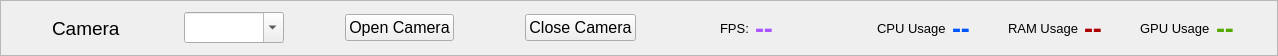
          <widget class="QFrame" name="frame_3">
           <property name="geometry">
            <rect>
             <x>0</x>
             <y>0</y>
             <width>1278</width>
             <height>56</height>
            </rect>
           </property>
           <property name="frameShape">
            <enum>QFrame::Shape::StyledPanel</enum>
           </property>
           <property name="frameShadow">
            <enum>QFrame::Shadow::Raised</enum>
           </property>
           <layout class="QHBoxLayout" name="horizontalLayout_5">
            <item>
             <spacer name="horizontalSpacer_4">
              <property name="orientation">
               <enum>Qt::Orientation::Horizontal</enum>
              </property>
              <property name="sizeHint" stdset="0">
               <size>
                <width>40</width>
                <height>20</height>
               </size>
              </property>
             </spacer>
            </item>
            <item>
             <widget class="QLabel" name="label_Camera">
              <property name="font">
               <font>
                <family>Segoe UI</family>
                <pointsize>14</pointsize>
               </font>
              </property>
              <property name="text">
               <string>Camera</string>
              </property>
             </widget>
            </item>
            <item>
             <spacer name="horizontalSpacer_5">
              <property name="orientation">
               <enum>Qt::Orientation::Horizontal</enum>
              </property>
              <property name="sizeHint" stdset="0">
               <size>
                <width>58</width>
                <height>20</height>
               </size>
              </property>
             </spacer>
            </item>
            <item>
             <widget class="QComboBox" name="cameraComboBox">
              <property name="font">
               <font>
                <family>Segoe UI</family>
                <pointsize>14</pointsize>
               </font>
              </property>
              <property name="editable">
               <bool>true</bool>
              </property>
             </widget>
            </item>
            <item>
             <spacer name="horizontalSpacer_6">
              <property name="orientation">
               <enum>Qt::Orientation::Horizontal</enum>
              </property>
              <property name="sizeHint" stdset="0">
               <size>
                <width>55</width>
                <height>20</height>
               </size>
              </property>
             </spacer>
            </item>
            <item>
             <widget class="QPushButton" name="openCamera">
              <property name="font">
               <font>
                <family>Segoe UI</family>
                <pointsize>12</pointsize>
               </font>
              </property>
              <property name="text">
               <string>Open Camera</string>
              </property>
             </widget>
            </item>
            <item>
             <spacer name="horizontalSpacer_7">
              <property name="orientation">
               <enum>Qt::Orientation::Horizontal</enum>
              </property>
              <property name="sizeHint" stdset="0">
               <size>
                <width>65</width>
                <height>20</height>
               </size>
              </property>
             </spacer>
            </item>
            <item>
             <widget class="QPushButton" name="closeCamera">
              <property name="font">
               <font>
                <family>Segoe UI</family>
                <pointsize>12</pointsize>
               </font>
              </property>
              <property name="text">
               <string>Close Camera</string>
              </property>
             </widget>
            </item>
            <item>
             <spacer name="horizontalSpacer_8">
              <property name="orientation">
               <enum>Qt::Orientation::Horizontal</enum>
              </property>
              <property name="sizeHint" stdset="0">
               <size>
                <width>78</width>
                <height>20</height>
               </size>
              </property>
             </spacer>
            </item>
            <item>
             <widget class="QLabel" name="label_10">
              <property name="font">
               <font>
                <family>Segoe UI</family>
                <pointsize>10</pointsize>
               </font>
              </property>
              <property name="text">
               <string>FPS:</string>
              </property>
             </widget>
            </item>
            <item>
             <widget class="QLabel" name="fps_label">
              <property name="palette">
               <palette>
                <active>
                 <colorrole role="WindowText">
                  <brush brushstyle="SolidPattern">
                   <color alpha="255">
                    <red>170</red>
                    <green>85</green>
                    <blue>255</blue>
                   </color>
                  </brush>
                 </colorrole>
                </active>
                <inactive>
                 <colorrole role="WindowText">
                  <brush brushstyle="SolidPattern">
                   <color alpha="255">
                    <red>170</red>
                    <green>85</green>
                    <blue>255</blue>
                   </color>
                  </brush>
                 </colorrole>
                </inactive>
                <disabled>
                 <colorrole role="WindowText">
                  <brush brushstyle="SolidPattern">
                   <color alpha="255">
                    <red>120</red>
                    <green>120</green>
                    <blue>120</blue>
                   </color>
                  </brush>
                 </colorrole>
                </disabled>
               </palette>
              </property>
              <property name="font">
               <font>
                <family>Segoe UI</family>
                <pointsize>20</pointsize>
                <bold>true</bold>
               </font>
              </property>
              <property name="text">
               <string>--</string>
              </property>
             </widget>
            </item>
            <item>
             <spacer name="horizontalSpacer_9">
              <property name="orientation">
               <enum>Qt::Orientation::Horizontal</enum>
              </property>
              <property name="sizeHint" stdset="0">
               <size>
                <width>98</width>
                <height>20</height>
               </size>
              </property>
             </spacer>
            </item>
            <item>
             <widget class="QLabel" name="label_5">
              <property name="font">
               <font>
                <family>Segoe UI</family>
                <pointsize>10</pointsize>
               </font>
              </property>
              <property name="text">
               <string>CPU Usage</string>
              </property>
             </widget>
            </item>
            <item>
             <widget class="QLabel" name="cpu_label">
              <property name="palette">
               <palette>
                <active>
                 <colorrole role="WindowText">
                  <brush brushstyle="SolidPattern">
                   <color alpha="255">
                    <red>0</red>
                    <green>85</green>
                    <blue>255</blue>
                   </color>
                  </brush>
                 </colorrole>
                </active>
                <inactive>
                 <colorrole role="WindowText">
                  <brush brushstyle="SolidPattern">
                   <color alpha="255">
                    <red>0</red>
                    <green>85</green>
                    <blue>255</blue>
                   </color>
                  </brush>
                 </colorrole>
                </inactive>
                <disabled>
                 <colorrole role="WindowText">
                  <brush brushstyle="SolidPattern">
                   <color alpha="255">
                    <red>120</red>
                    <green>120</green>
                    <blue>120</blue>
                   </color>
                  </brush>
                 </colorrole>
                </disabled>
               </palette>
              </property>
              <property name="font">
               <font>
                <family>Segoe UI</family>
                <pointsize>20</pointsize>
                <bold>true</bold>
               </font>
              </property>
              <property name="text">
               <string>--</string>
              </property>
             </widget>
            </item>
            <item>
             <spacer name="horizontalSpacer_10">
              <property name="orientation">
               <enum>Qt::Orientation::Horizontal</enum>
              </property>
              <property name="sizeHint" stdset="0">
               <size>
                <width>26</width>
                <height>20</height>
               </size>
              </property>
             </spacer>
            </item>
            <item>
             <widget class="QLabel" name="label_6">
              <property name="font">
               <font>
                <family>Segoe UI</family>
                <pointsize>10</pointsize>
               </font>
              </property>
              <property name="text">
               <string>RAM Usage</string>
              </property>
             </widget>
            </item>
            <item>
             <widget class="QLabel" name="ram_label">
              <property name="palette">
               <palette>
                <active>
                 <colorrole role="WindowText">
                  <brush brushstyle="SolidPattern">
                   <color alpha="255">
                    <red>170</red>
                    <green>0</green>
                    <blue>0</blue>
                   </color>
                  </brush>
                 </colorrole>
                </active>
                <inactive>
                 <colorrole role="WindowText">
                  <brush brushstyle="SolidPattern">
                   <color alpha="255">
                    <red>170</red>
                    <green>0</green>
                    <blue>0</blue>
                   </color>
                  </brush>
                 </colorrole>
                </inactive>
                <disabled>
                 <colorrole role="WindowText">
                  <brush brushstyle="SolidPattern">
                   <color alpha="255">
                    <red>120</red>
                    <green>120</green>
                    <blue>120</blue>
                   </color>
                  </brush>
                 </colorrole>
                </disabled>
               </palette>
              </property>
              <property name="font">
               <font>
                <family>Segoe UI</family>
                <pointsize>20</pointsize>
                <bold>true</bold>
               </font>
              </property>
              <property name="text">
               <string>--</string>
              </property>
             </widget>
            </item>
            <item>
             <spacer name="horizontalSpacer_11">
              <property name="orientation">
               <enum>Qt::Orientation::Horizontal</enum>
              </property>
              <property name="sizeHint" stdset="0">
               <size>
                <width>25</width>
                <height>20</height>
               </size>
              </property>
             </spacer>
            </item>
            <item>
             <widget class="QLabel" name="label_9">
              <property name="font">
               <font>
                <family>Segoe UI</family>
                <pointsize>10</pointsize>
               </font>
              </property>
              <property name="text">
               <string>GPU Usage</string>
              </property>
             </widget>
            </item>
            <item>
             <widget class="QLabel" name="gpu_label">
              <property name="palette">
               <palette>
                <active>
                 <colorrole role="WindowText">
                  <brush brushstyle="SolidPattern">
                   <color alpha="255">
                    <red>85</red>
                    <green>170</green>
                    <blue>0</blue>
                   </color>
                  </brush>
                 </colorrole>
                </active>
                <inactive>
                 <colorrole role="WindowText">
                  <brush brushstyle="SolidPattern">
                   <color alpha="255">
                    <red>85</red>
                    <green>170</green>
                    <blue>0</blue>
                   </color>
                  </brush>
                 </colorrole>
                </inactive>
                <disabled>
                 <colorrole role="WindowText">
                  <brush brushstyle="SolidPattern">
                   <color alpha="255">
                    <red>120</red>
                    <green>120</green>
                    <blue>120</blue>
                   </color>
                  </brush>
                 </colorrole>
                </disabled>
               </palette>
              </property>
              <property name="font">
               <font>
                <family>Segoe UI</family>
                <pointsize>20</pointsize>
                <bold>true</bold>
               </font>
              </property>
              <property name="text">
               <string>--</string>
              </property>
             </widget>
            </item>
            <item>
             <spacer name="horizontalSpacer_12">
              <property name="orientation">
               <enum>Qt::Orientation::Horizontal</enum>
              </property>
              <property name="sizeHint" stdset="0">
               <size>
                <width>16</width>
                <height>20</height>
               </size>
              </property>
             </spacer>
            </item>
           </layout>
          </widget>
